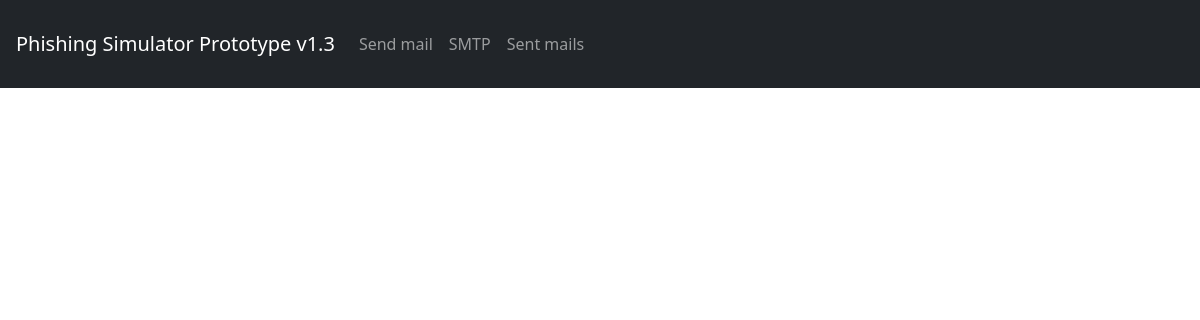
Page /user-data/5qjte5tqb9/zpxqu9k7mh/ on the earlier database version.
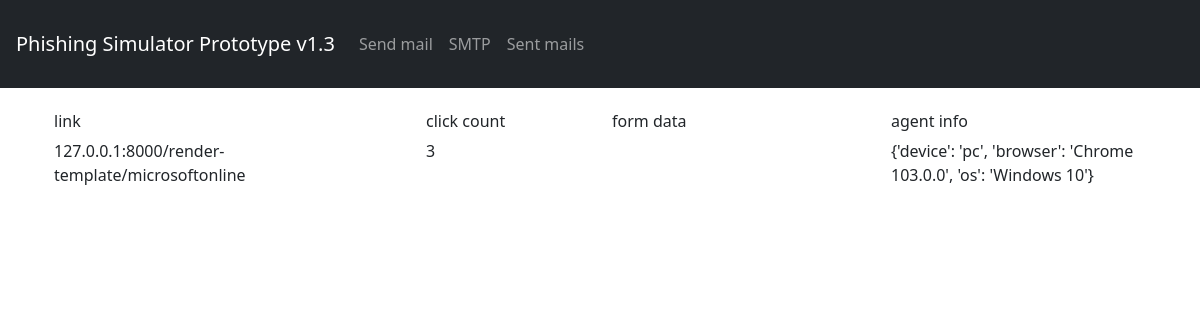
Same page on the later database version.
### mailer/models.py (models this page shows, shortened)
class PhishingLink(models.Model):
    link = models.CharField(max_length=255, blank=True, null=True)
    mail  = models.ForeignKey(Mails, on_delete=models.CASCADE, related_name="links", blank=True, null=True)

class PhishingData(models.Model):
    link        = models.ForeignKey(PhishingLink, on_delete=models.CASCADE)
    recipient   = models.ForeignKey(Recipient, on_delete=models.CASCADE)
    click_count = models.IntegerField(default=0)
    agent_data  = models.TextField(blank=True, null=True)

### mailer/views.py (the view)
# urls.py: path('user-data/<mail_unq_id>/<user_unq_id>/', UserDetailView, name="user-detail"),
def UserDetailView(request, mail_unq_id, user_unq_id):
    if request.method == 'GET':
        data=[]
        links = PhishingLink.objects.filter(mail__unq_id=mail_unq_id)
        for i in links:
            pdata = []
            click_count = 0
            adata = {}
            d = PhishingData.objects.filter(link__id=i.id, recipient__unq_id=user_unq_id)
            if len(d) > 0:
                click_count = d[0].click_count
                adata       = d[0].agent_data
            if len(d) > 0:
                p = PhishingDataDict.objects.filter(pdata__id=d[0].id)
                for j in p:
                    pdata.append(eval(j.data))
            data.append({"link":i.link, "click_count":click_count, "pdata":pdata, "adata":adata})
        return render(request, 'detail_user.html', {"data":data})

### templates/detail_user.html (shortened to what this page needs)
{% load static %}
{% include 'nav.html' %}
<div class="container p-4">
{% for i in data %}
<div class="row mb-2">
    <div class="col-md-4 mb-4">
        <h6>
            link
        </h6>
        {{i.link}}
    </div>
    <div class="col-md-2 mb-4">
        <h6>
            click count
        </h6>
        {{i.click_count}}
    </div>
    <div class="col-md-3 mb-4">
        <h6>
            form data
        </h6>
    </div>
    <div class="col-md-3 mb-4">
        <h6>
            agent info
        </h6>
        {{ i.adata }}
    </div>
</div>
{% endfor %}
</div>

Differences in the rows shown:
added PhishingLink: link "127.0.0.1:8000/render-template/microsoftonline"
added PhishingData: adata "{'device': 'pc', 'browser': 'Chrome 103.0.0', 'os': 'Windows 10'}"
Other differences:
new list line: "link click count 3 form data agent info"
